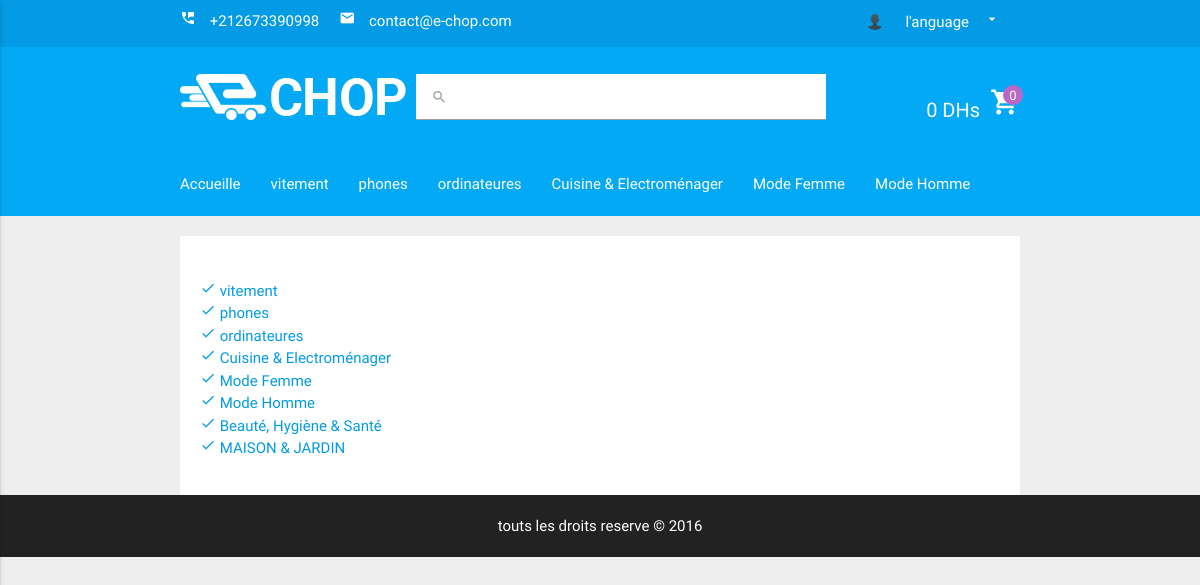
The page /categories.php (signed in) on the database its author committed.
### tables this page shows
CREATE TABLE `infos` (
  `tele` varchar(30) NOT NULL,
  `fax` varchar(30) NOT NULL,
  `adresse` varchar(255) NOT NULL,
  `email` varchar(255) NOT NULL,
  `lang` varchar(30) NOT NULL
);

CREATE TABLE `categorie` (
  `id_cat` int(10) UNSIGNED NOT NULL,
  `title_cat` varchar(255) NOT NULL
);

### include/config.php (called while the page is built, shortened)
<?php
$hostname = 'localhost';
$username = 'root';
$password = '';
$database = 'ecomerce';
$path     = 'http://'.$_SERVER['SERVER_NAME'].'/ecomerce/';
$con = new mysqli($hostname,$username,$password,$database);
if(isset($_SESSION['c_id'])){
    $result = $con->query("SELECT * FROM `client` WHERE c_id='{$_SESSION['c_id']}'");
    $client = $result->fetch_assoc();
}
$info = $con->query("SELECT * FROM `infos`");
$info_site = $info->fetch_assoc();
?>

### langage/fr.php (called while the page is built)
<?php
$lang =  array(
'home'              => 'Accueille',
'register'              => 's\'inscrire',
'login'              => 's\'identifier',
'logout'              => 'quiter',
'lang'              => 'l\'anguage',
'cats'              => 'Les categories',
'top prp'              => 'LES TOP PRODUITS',
'top promo'              => 'LES TOP PROMOTIONS',
'Prix r'              => 'Prix réduit',
'stok available'              => 'morceaux available',
'details'              => 'details',
'video'              => 'vidéo',
'comments'              => 'TOUS LES COMMENTAIRES',
'add comment'              => 'POSTER UN COMMANTAIRE',
'comm'              => 'commanter',
'cat'              => 'CATEGOGIE',
'yourpannier'              => 'votre pannier',
'panniervide'              => 'Votre pannier est vide',
'produit'              => 'produit',
'qte'              => 'quantite',
'prix'              => 'prix',
'commander'              => 'commander',
'vider'              => 'vider le panier',
'acheter'              => 'j\'acheter',
'refresh'             => 'mise a jour'
);
?>

### categories.php (the view, shortened to what this page needs)
<?php
include 'include/header.php';
?>
<div class="container white" style="padding: 20px;">
    <ul class="md-list">
        <?php
            $catResult = $con->query("SELECT * FROM `categorie`");
            while ($cat = $catResult->fetch_assoc()) {
                echo "<li><a href='categorie.php?catid={$cat['id_cat']}'><i class='material-icons dp48'>done</i> {$cat['title_cat']}</a></li>";
            }
        ?>
    </ul>
</div>
<?php
include 'include/footer.php';
?>

### include/header.php (shortened to what this page needs)
<?php
include 'config.php';
if (isset($_COOKIE['lang'])) {
    if ($_COOKIE['lang']=='ar')
        include 'langage/ar.php';
    else
        include 'langage/fr.php';
}else {
    include 'langage/fr.php';
}
$gp=0;
?>
<!DOCTYPE html>
<html>
<head>
    <link href="<?=$path?>css/icones.css" rel="stylesheet">
    <link type="text/css" rel="stylesheet" href="<?=$path?>css/materialize.min.css"  media="screen,projection"/>
    <link rel="stylesheet" type="text/css" href="<?=$path?>css/animate.css">
    <link rel="stylesheet" type="text/css" href="<?=$path?>css/font-awesome.min.css">
    <link rel="stylesheet" type="text/css" href="<?=$path?>css/style.css">
</head>
<body class="grey lighten-3">
<a href="pannier.php"><div class="purch" id="purch">
</div></a>
<header id="header">
    <div id="headTop" class="light-blue darken-1">
        <div class="container">
            <ul class="left">
                <li><i class="material-icons dp48"><span>perm_phone_msg</i> <?=$info_site['tele']?></span></li>
                <li><i class="material-icons dp48"><span>email</i> <?=$info_site['email']?></span></li>
            </ul>
            <ul class="right">
                <?php if(!isset($_SESSION['c_id'])): ?>
                <li style="position: relative;">
                    <a href="register.php" class="waves-effect waves-light"><?=$lang['register']?></a>
                    <div style="color: #fff" class="la-ball-scale-multiple la-2x">
                        <div></div>
                        <div></div>
                        <div></div>
                    </div>
                </li>
                <li><a href="register.php" class="waves-effect waves-light"><?=$lang['login']?></a></li>
                <?php else: ?>
                    <li><a class='dropdown-button' href='#' data-activates='user'><img src="<?=$path?>images/user.png" class="circle responsive-img tooltipped"  data-position="left" data-delay="60" data-tooltip="<?php echo $client['c_nom'].'.'.$client['c_prenom'];?>" width='20px'></a></li>
                <?php endif; ?>
                <li><a class="dropdown-button waves-effect waves-light" href="#" data-activates="dropdown1"><?=$lang['lang']?><i class="material-icons right">arrow_drop_down</i></a></li>
            </ul>
        </div>
    </div>
    <div id="logo_recherche" class="light-blue">
        <div class="container">
            <div id="logo" class="left">
                <a href="index.php"><h1><img src="<?=$path?>images/logo.png" alt=""></h1></a>
            </div>
            <div id="recherche" class="right">
                <form method="get" action='recherche.php' class="left">
                    <div class="input-field white">
                        <input id="search" type="search" name="key" required>
                        <label class="label-icon" for="search"><i class="material-icons">search</i></label>
                        <i class="material-icons">close</i>
                    </div>
                </form>
                <div id="cart" class="right">
                    <a href="pannier.php"><span class="total"><?=$gp?> DHs</span><i class="material-icons dp48">shopping_cart</i>
                    <span class="circle purple lighten-2"><?php echo count($_SESSION['pannier']); ?></span></a>
                </div>
            </div>
        </div>
    </div>
    <div id="main_nav">
        <nav>
            <div class="nav-wrapper light-blue">
                <div class="container">
                    <ul class="left hide-on-med-and-down">
                        <li><a href="index.php"><?=$lang['home']?></a></li>
                        <?php
                            $catResult = $con->query("SELECT * FROM `categorie`");
                            $j=0;
                            while ($cat = $catResult->fetch_assoc()) {
                                echo "<li><a href='categorie.php?catid={$cat['id_cat']}'>{$cat['title_cat']}</a></li>";
                                $j++;
                                if($j>5){
                                    echo "<li><a href='categories.php'><i class='fa fa-plus' aria-hidden='true'></i></a></li>";
                                    break;
                                }
                            }
                        ?>
                    </ul>
                </div>
            </div>
        </nav>
    </div>
</header>
<div id="main_wrapper">

### css/style.css (style rules this page uses)
.material-icons { font-size: 16px; }
#headTop { padding: 5px 0; color: #fff; }
#headTop ul { margin: 5px 0; }
#headTop li { float: left; margin-right: 20px; }
#headTop a { color: #fff; }
#headTop span { margin-right: 10px; }
#logo { margin-top: 15px; }
#logo h1 { margin: 0; color: #fff; font-size: 40px; }
#cart { margin-left: 100px; margin-top: 28px; color: #fff; font-size: 20px; position: relative; }
#cart span.circle { width: 20px; height: 20px; display: block; font-size: 13px; text-align: center; position: absolute; right: -3px; top: -2px; line-height: 1.7; }
#cart span.total { right: 40px; color: #fff; margin-right: 10px; }
#cart span.circle { color: #fff; }
#recherche .input-field input[type=search] { width: 350px; }
.input-field input[type=search] ~ .mdi-navigation-close, .input-field input[type=search] ~ .material-icons { top: 7px; }
.input-field label { top: 15px; }
#logo_recherche { padding: 12px 0; }
#main_nav nav ul a { padding: 0; padding-right: 30px; }
#main_nav nav { box-shadow: none; }
#main_wrapper { margin: 20px 0; margin-bottom: 10px; position: relative; }
.purch { background-image: url(../images/purse.png); background-repeat: no-repeat; background-position: center; background-size: cover; width: 60px; height: 60px; top: -54px; right: 40px; position: fixed; z-index: 99; transition: 1s; }
.purch::before { content: ""; display: block; height: 60px; width: 2px; background-color: #000; position: absolute; top: -51px; right: 30px; }
.nav-wrapper { margin-bottom: 13px; }

### rows shown on the page
infos: tele "+212673390998", email "contact@e-chop.com"
categorie: title_cat "vitement"
categorie: title_cat "phones"
categorie: title_cat "ordinateures"
categorie: title_cat "Cuisine & Electroménager"
categorie: title_cat "Mode Femme"
categorie: title_cat "Mode Homme"
categorie: title_cat "Beauté, Hygiène & Santé"
categorie: title_cat "MAISON & JARDIN"

### other values the page prints
$lang['lang'] "l'anguage"
$gp "0"
count($_SESSION['pannier']) "0"
$lang['home'] "Accueille"
